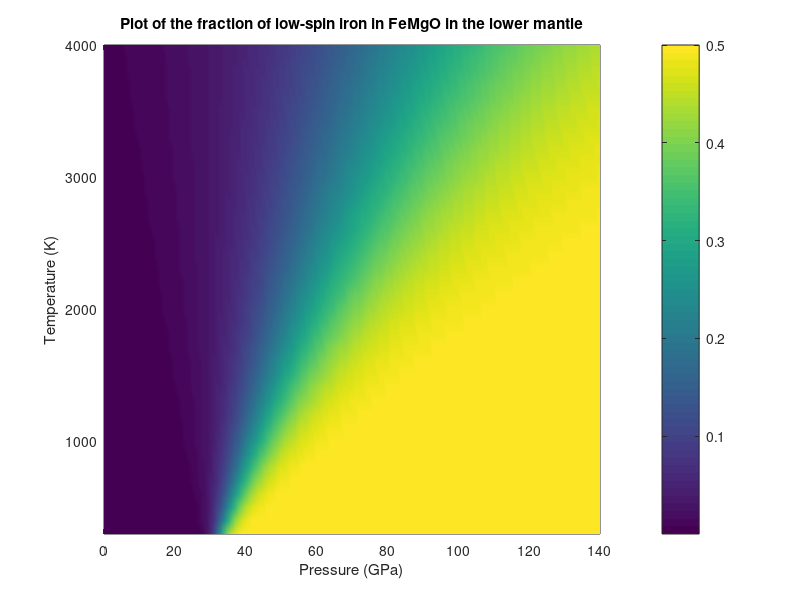

Write MATLAB code to recreate this figure.
% Matlab script to plot spin state of iron in ferropericlase as 
% a function of P and T
% P = Pressure
% T = Temperature
% n = fraction of low-spin iron
% h = matrix used to store enthalpy difference 

% load data - h.dat contains enthalpy difference between the high and
% and low-spin states as a function of pressure.
fid=fopen('h.dat');
m = fscanf(fid, '%f %f',[2,inf]);
fclose(fid);

% reorientate data to match the file
m = m';

x = 1:150;
% fit data 
a = polyfit(m(:,1),m(:,2),3);
y = polyval(a,x);

P = 0:1:140;
T = 300:100:4000;
p = size(P);
t = size(T);

for i=1:1:t(2)
  for j=1:1:p(2)
    % use expression taken from Tsuchiya et al. XXXXXXX
    n(i,j)= 1 / (1+(15*exp((polyval(a,P(j)))/(0.000086173324*(6/32)*T(i)))));
  end
end

pcolor(P,T,n); 
shading interp; % do not interpolate pixels
colorbar % add colorbar
colorbar('YTicklabel',{'0.1','0.2','0.3','0.4','0.5','0.6','0.7','0.8','0.9','1.0'})
xlabel('Pressure (GPa)');
ylabel('Temperature (K)');
title('Plot of the fraction of low-spin iron in FeMgO in the lower mantle')
